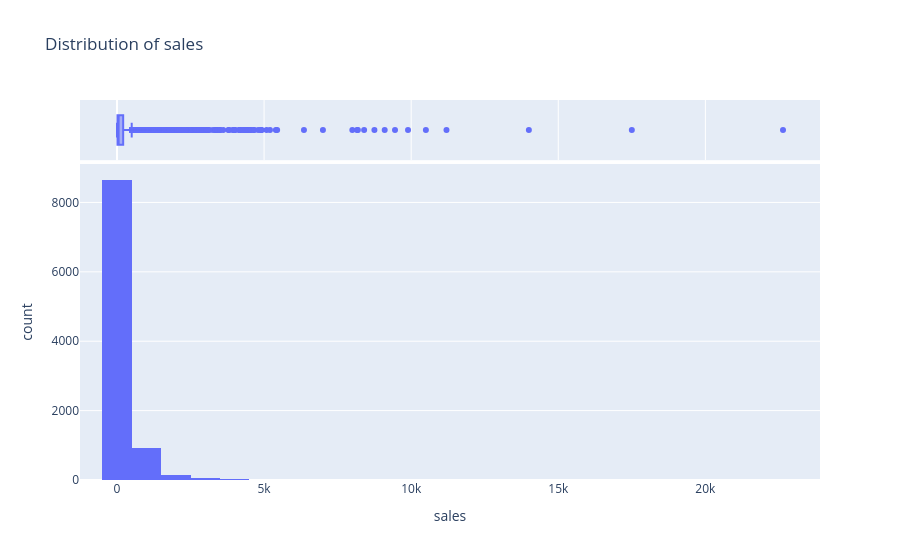

The cell this chart's notebook holds for it:
### Code cell
hp.uni_hist_px(orders_fact, col='sales')

### Figure 1 — Plotly figure (JSON) as saved in the notebook; plotly's stock layout.template omitted (floating-point values rounded to 4 significant figures; data arrays with more than 128 entries replaced by an {"elided": "..."} marker saying what was removed)
{"data": [{"bingroup": "x", "hovertemplate": "sales=%{x}<br>count=%{y}<extra></extra>", "legendgroup": "", "marker": {"color": "#636efa", "pattern": {"shape": ""}}, "name": "", "nbinsx": 40, "orientation": "v", "showlegend": false, "type": "histogram", "x": {"elided": "9799 float values"}, "xaxis": "x", "yaxis": "y"}, {"hovertemplate": "sales=%{x}<extra></extra>", "legendgroup": "", "marker": {"color": "#636efa"}, "name": "", "notched": true, "showlegend": false, "type": "box", "x": {"elided": "9799 float values"}, "xaxis": "x2", "yaxis": "y2"}], "layout": {"barmode": "relative", "legend": {"tracegroupgap": 0}, "title": {"text": "Distribution of sales"}, "xaxis": {"anchor": "y", "domain": [0, 1], "title": {"text": "sales"}}, "xaxis2": {"anchor": "y2", "domain": [0, 1], "matches": "x", "showgrid": true, "showticklabels": false}, "yaxis": {"anchor": "x", "domain": [0, 0.8316], "title": {"text": "count"}}, "yaxis2": {"anchor": "x2", "domain": [0.8416, 1], "matches": "y2", "showgrid": false, "showline": false, "showticklabels": false, "ticks": ""}}}
